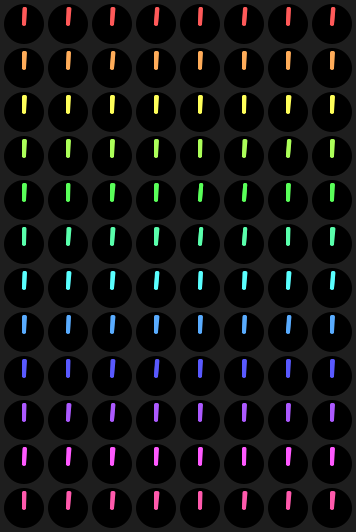
Frame 1 (no input)
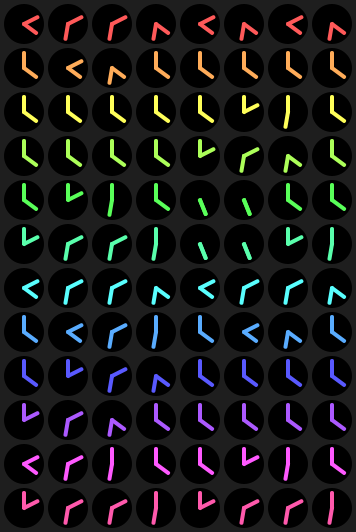
Frame 60 (the mouse pressed at the canvas centre just before this capture)
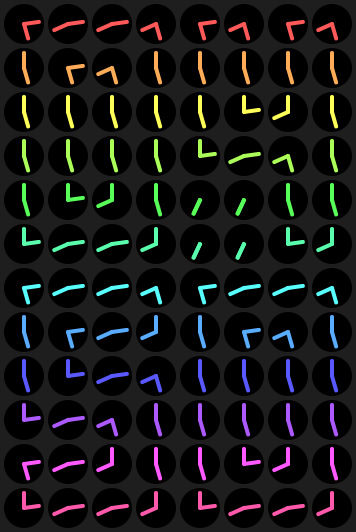
Frame 120 (the mouse held since frame 60 and released just before this capture)

The Processing sketch that drew these frames (run headless with seeded random() and noise(); from frame 60 on, the mouse is pressed at the canvas centre):

// Processing sketch: meta_clock
// ── meta_clock.pde
float n = 0;
float e = PI/2;
float s = PI;
float w = 3*PI/2;

float ne = PI/4;
float se = 3*PI/4;
float sw = 5*PI/4;
float nw = 7*PI/4;

float[][] digit_0 = { 
  { e,s,  e,w,  e,w,  s,w },
  { n,s,  e,s,  s,w,  n,s },
  { n,s,  n,s,  n,s,  n,s },
  { n,s,  n,s,  n,s,  n,s },
  { n,s,  n,e,  n,w,  n,s },
  { n,e,  e,w,  e,w,  n,w },
};

float[][] digit_1 = { 
  { e,s,    e,w,  s,w,  sw,sw },
  { n,e,    s,w,  n,s,  sw,sw },
  { sw,sw,  n,s,  n,s,  sw,sw },
  { sw,sw,  n,s,  n,s,  sw,sw },
  { e,s,    n,w,  n,e,  s,w   },
  { n,e,    e,w,  e,w,  n,w   },
};

float[][] digit_2 = { 
  { e,s,  e,w,  e,w,  s,w },
  { n,e,  e,w,  s,w,  n,s },
  { e,s,  e,w,  n,w,  n,s },
  { n,s,  e,s,  e,w,  n,w },
  { n,s,  n,e,  e,w,  s,w },
  { n,e,  e,w,  e,w,  n,w },
};

float[][] digit_3 = { 
  { e,s,  e,w,  e,w,  s,w  },
  { n,e,  e,w,  s,w,  n,s  },
  { e,s,  e,w,  n,w,  n,sw },
  { n,e,  e,w,  s,w,  s,nw },
  { e,s,  e,w,  n,w,  n,s  },
  { n,e,  e,w,  e,w,  n,w  },
};

float[][] digit_4 = { 
  { e,s,    s,w,    e,s,  s,w },
  { n,s,    n,s,    n,s,  n,s },
  { n,s,    n,e,    n,w,  n,s },
  { n,e,    e,w,    s,w,  n,s },
  { sw,sw,  sw,sw,  n,s,  n,s },
  { sw,sw,  sw,sw,  n,e,  n,w },
};

float[][] digit_5 = { 
  { e,s,  e,w,  e,w,  s,w },
  { n,s,  e,s,  e,w,  n,w },
  { n,s,  n,e,  e,w,  s,w },
  { n,e,  e,w,  s,w,  n,s },
  { e,s,  e,w,  n,w,  n,s },
  { n,e,  e,w,  e,w,  n,w },
};

float[][] digit_6 = { 
  { e,s,  e,w,  e,w,  s,w },
  { n,s,  e,s,  e,w,  n,w },
  { n,s,  n,e,  e,w,  s,w },
  { n,s,  e,s,  s,w,  n,s },
  { n,s,  n,e,  n,w,  n,s },
  { n,e,  e,w,  e,w,  n,w },
};

float[][] digit_7 = { 
  { e,s,  e,w,      e,w,  s,w },
  { n,e,  e,w,      s,w,  n,s },
  { sw,sw,  sw,sw,  n,s,  n,s },
  { sw,sw,  sw,sw,  n,s,  n,s },
  { sw,sw,  sw,sw,  n,s,  n,s },
  { sw,sw,  sw,sw,  n,e,  n,w },
};

float[][] digit_8 = { 
  { e,s,   e,w,  e,w,  s,w  },
  { n,s,   e,s,  s,w,  n,s  },
  { n,se,  n,e,  n,w,  n,sw },
  { ne,s,  e,s,  s,w,  s,nw },
  { n,s,   n,e,  n,w,  n,s  },
  { n,e,   e,w,  e,w,  n,w  },
};

float[][] digit_9 = { 
  { e,s,  e,w,  e,w,  s,w },
  { n,s,  e,s,  s,w,  n,s },
  { n,s,  n,e,  n,w,  n,s },
  { n,e,  e,w,  s,w,  n,s },
  { e,s,  e,w,  n,w,  n,s },
  { n,e,  e,w,  e,w,  n,w },
};

float[][][] digit_arrays = { digit_0, digit_1, digit_2, digit_3, digit_4, digit_5, digit_6, digit_7, digit_8, digit_9 };

// clock layout parameters

int columns = 8;
int rows = 12;
int radius = 20;
int spacing = 4;
int handWidth = 4;
float[][][] hand_angles = new float[columns][rows][2];

// setup & drawing

void setup() {
  size(356, 532);
  pixelDensity(2);
  colorMode(HSB,1);
  surface.setResizable(true);
}

void draw() {
  int diameter = radius * 2;
  
  // set frame size
  int width = (diameter * columns) + (spacing * (columns + 1));
  int height = (diameter * rows) + (spacing * (rows + 1));
  surface.setSize(width, height);
  
  background(color(0,0,0.12));
  
  // draw clocks
  
  ellipseMode(CORNER);
  noStroke();
  
  int h = hour() % 12;
  int m = minute();
  
  float[][] topLeftDigit = digit_arrays[h / 10];
  float[][] topRightDigit = digit_arrays[h % 10];
  float[][] bottomLeftDigit = digit_arrays[m / 10];
  float[][] bottomRightDigit = digit_arrays[m % 10];
  
  for (int col = 0; col < columns; col++) {
    for (int row = 0; row < rows; row++) {
      // draw circle
      fill(0);
      float x = (col * diameter) + ((col + 1) * spacing);
      float y = (row * diameter) + ((row + 1) * spacing);
      circle(x, y, diameter);
      
      // draw a circle in the middle
      color fillColor = color(float(row) / float(rows),0.65,1);
      fill(fillColor);
      float circleCenterX = x + radius;
      float circleCenterY = y + radius;
      
      circle(circleCenterX - (handWidth / 2),
             circleCenterY - (handWidth / 2),
             handWidth);
      
      // draw hands
      float[][] digitArray;
      if (row < 6 && col < 4) {
        digitArray = topLeftDigit;
      } else if (row < 6 && col >= 4) {
        digitArray = topRightDigit;
      } else if (row >= 6 && col < 4) {
        digitArray = bottomLeftDigit;
      } else {
        digitArray = bottomRightDigit;
      }
      
      int row_c = row % 6;
      int col_c = col % 4;
      float targetHandAngle1 = digitArray[row_c][col_c*2];
      float targetHandAngle2 = digitArray[row_c][col_c*2+1];
      
      if (abs(hand_angles[col][row][0] - targetHandAngle1) > 0.01) {
        hand_angles[col][row][0] += (hand_angles[col][row][0] - targetHandAngle1) / -50;
      } else {
        hand_angles[col][row][0] = targetHandAngle1;
      }
      
      if (abs(hand_angles[col][row][1] - targetHandAngle2) > 0.01) {
        hand_angles[col][row][1] += (hand_angles[col][row][1] - targetHandAngle2) / -50;
      } else {
        hand_angles[col][row][1] = targetHandAngle2;
      }
        
      pushMatrix();
      translate(circleCenterX, circleCenterY);
      rotate(hand_angles[col][row][0]);
      rect(-1*(handWidth/2), -1*(radius-3), handWidth, radius-2, handWidth/2, handWidth/2, 0, 0);
      popMatrix();
      
      pushMatrix();
      translate(circleCenterX, circleCenterY);
      rotate(hand_angles[col][row][1]);
      rect(-1*(handWidth / 2), -1*(radius-3), handWidth, radius-2, handWidth/2, handWidth/2, 0, 0);
      popMatrix();
    }
  }
}
